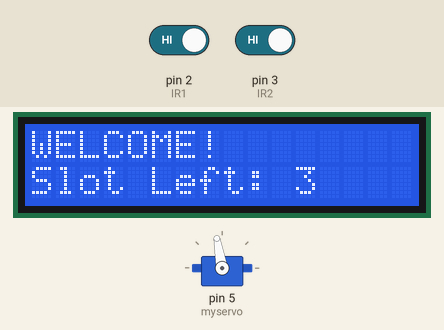
This sketch was run on a simulated Arduino Uno, built with avr-gcc and run on an emulated ATmega328P. On the bench: 16×2 character LCD, servo. The test bench sets the inputs (shaded band); at power-on: pin 2 (IR1) HIGH, pin 3 (IR2) HIGH. What the sketch prints to the serial monitor is not drawn.

Above: at 3.2 s.
3.3 s: pin 2 (IR1) driven LOW
At 3.8 s:
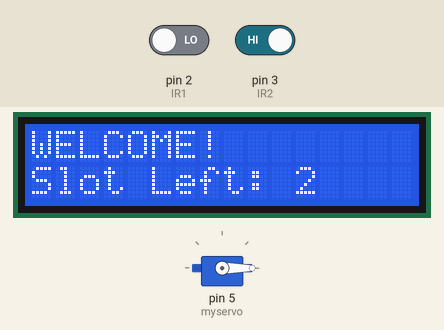
4.8 s: pin 3 (IR2) driven LOW
At 6.6 s:
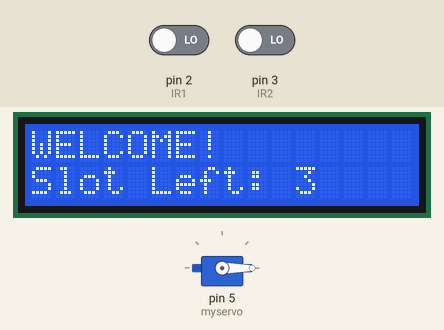
Timing chart, 0 to 13.8 s (numbered marks = the images above; inputs shaded):
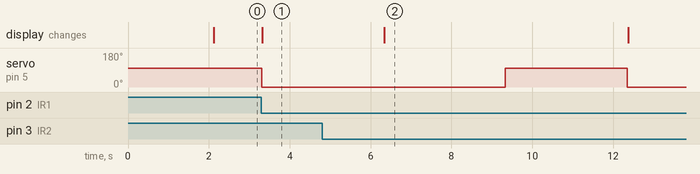

The sketch:

automated_car_parking_copy_20250719143121.ino
```cpp
#include <Wire.h>
#include <LiquidCrystal_I2C.h>
#include <Servo.h>

LiquidCrystal_I2C lcd(0x27, 16, 2);
Servo myservo;

int IR1 = 2;
int IR2 = 3;
int Slot = 3; // Total number of parking Slots

unsigned long lastActionTime = 0; // Tracks the last time an action was performed
bool carEntering = false;
bool carExiting = false;
const unsigned long actionDelay = 3000; // 3-second delay

void setup() {
  Serial.begin(9600);
  lcd.init();
  lcd.backlight();

  pinMode(IR1, INPUT);
  pinMode(IR2, INPUT);

  myservo.attach(5); // Attach the servo motor to pin 5
  myservo.write(100); // Initial position of the servo (closed)

  lcd.setCursor(0, 0);
  lcd.print("     ARDUINO    ");
  lcd.setCursor(0, 1);
  lcd.print("PARKING SYSTEM");
  delay(2000);
  lcd.clear();
}

void loop() {
  unsigned long currentMillis = millis();

  // Check if a car is entering
  if (digitalRead(IR1) == LOW && !carEntering && (currentMillis - lastActionTime > actionDelay)) {
    if (Slot > 0) {
      Serial.println("Car entering");
      myservo.write(0); // Move to open position
      lastActionTime = currentMillis; // Record the time of the last action
      carEntering = true;
      Slot--;
    } else {
      lcd.setCursor(0, 0);
      lcd.print("SORRY :(");
      lcd.setCursor(0, 1);
      lcd.print("Parking Full");
      delay(3000);
      lcd.clear();
    }
  }

  // Check if a car is exiting
  if (digitalRead(IR2) == LOW && !carExiting && (currentMillis - lastActionTime > actionDelay)) {
    Serial.println("Car exiting");
    myservo.write(0); // Move to open position
    lastActionTime = currentMillis; // Record the time of the last action
    carExiting = true;
    Slot++;
  }

  // After handling the car (entering or exiting), close the servo
  if (carEntering || carExiting) {
    if (currentMillis - lastActionTime > actionDelay) {
      Serial.println("Servo moving to closed position");
      myservo.write(100); // Move to closed position
      carEntering = false;
      carExiting = false;
      lastActionTime = currentMillis; // Record the time of the last action
    }
  }

  // Update the LCD display
  lcd.setCursor(0, 0);
  lcd.print("WELCOME!");
  lcd.setCursor(0, 1);
  lcd.print("Slot Left: ");
  lcd.print(Slot);
}
```

Measured:
- after the input at 3.3 s, servo on pin 5 (myservo): 100° → 0° at once; the display: changes at once (image 1)
- after the input at 4.8 s, the display: changes after 1.5 s (image 2)
